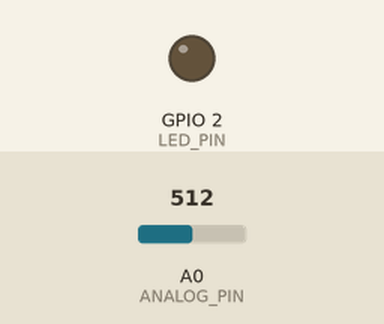
A sketch run on a simulated ESP8266 (NodeMCU). Parts: output pins drawn as LEDs (lit = HIGH). Inputs (shaded band) come from the test bench; at power-on: A0 (ANALOG_PIN) = 512. WiFi joins after 1.5 s; servers stay silent unless stated; what the sketch prints to the serial monitor is not drawn.

Above: at 0.85 s.
1.3 s: A0 (ANALOG_PIN) set to 316
4.3 s: A0 (ANALOG_PIN) set to 285
At 4.7 s:
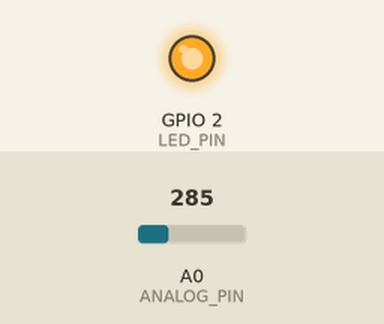
Timing chart, 0 to 7.3 s (numbered marks = the images above; inputs shaded):
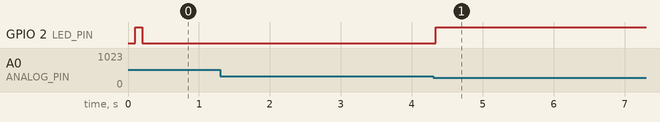

Measured:
- the behaviour switches between 300 and 299 on A0 (ANALOG_PIN) (found by bisection; images 0 and 1)
- after the input at 4.3 s, GPIO 2 (LED_PIN): LOW → HIGH at once

The sketch:

sketch_may26c.ino
```cpp
// including libraries
#include <Timer.h>
#include <ESP8266WiFi.h>
#include <WiFiClient.h>
#include <WiFiServer.h>
#include <WiFiUdp.h>

// callback function definition
typedef void (*CallBackFunction)();

// timer
Timer t;

// pins
#define LED_PIN 2
#define ANALOG_PIN 17

// declaring functions
bool detectClap(int threshold = 300);
bool onClapDetected(CallBackFunction callBack, int threshold = 300);
int getAnalogData(int sample = 7);
void startTimer();
void stopTimer();
void ledON();
void ledOFF();
void ledToggle();
void clap();
void Tweet();
String buildTweetString();

// declaring global variables
int analog_value = 0; // analog value
bool led_on; // led light status; false:OFF, true:ON
bool timer_running = false;
int timeOutEvent;
int clapCount = 0;
int clapWaitingTime = 3000; // ms

// Tweet Settings
String API = "C5DR39LUZFQGFA1J"; // api key for tweets
const char* ssid = "AndroidAP"; // wireless modem ssid
const char* password = "djpb2458"; // wireless password
String tweet = "";
WiFiClient client;

void setup() {
  Serial.begin(9600);
  pinMode(LED_PIN, OUTPUT);
  ledOFF();
}

// the loop function runs over and over again forever
void loop() {
  analog_value = getAnalogData();
  if (timer_running) {
    onClapDetected(clap);
  } else if (detectClap()) {
    startTimer();
    clap();
    delay(100);
  }
  t.update();
}

void startTimer() {
  timer_running = true;
  timeOutEvent = t.every(clapWaitingTime, stopTimer);
  Serial.println("Timer has been STARTED.");
}

void stopTimer() {
  timer_running = false;
  Serial.println("Timer has been STOPPED.");
  Serial.println("A Tweet is being sent..");
  Tweet();
  t.stop(timeOutEvent);
}

bool onClapDetected(CallBackFunction callBack, int threshold) {
  bool detected = detectClap(threshold);
  if (detected) {
    callBack();
  }

  return detected;
}

bool detectClap(int threshold) {
  //analog_value = analogRead(ANALOG_PIN);
  if (analog_value >= threshold) {

    return true;
  } else {

    return false;
  }
}

int getAnalogData(int sample) {
  int a = 0, t;
  for (int i; i < sample; i++) {
    t = analogRead(ANALOG_PIN);
    if (t > a) {
      a = t;
    }
  }
  return a;
}

// led-on
void ledON() {
  led_on = true;
  digitalWrite(LED_PIN, LOW);
}

// led-off
void ledOFF() {
  led_on = false;
  digitalWrite(LED_PIN, HIGH);
}

// led toggle
void ledToggle() {
  if (led_on == true) {
    ledOFF();
  } else {
    ledON();
  }
}

void clap() {
  Serial.println("CLAP!");
  ledON();
  clapCount++;
  delay(100);
  ledOFF();
  // reinitialize timer
  t.stop(timeOutEvent);
  timeOutEvent = t.every(clapWaitingTime, stopTimer);
}

void Tweet() {
  // connect to wifi
  WiFi.begin(ssid, password);

  // allow time to make connection
  while (WiFi.status() != WL_CONNECTED)
    delay(500);

  // if connection to thingspeak.com is successful, send your tweet!
  if (client.connect("184.106.153.149", 80))
  {
    client.print("GET /apps/thingtweet/1/statuses/update?key=" + API + "&status=" + buildTweetString() + " HTTP/1.1\r\n");
    client.print("Host: api.thingspeak.com\r\n");
    client.print("Accept: */*\r\n");
    client.print("User-Agent: Mozilla/4.0 (compatible; esp8266 Lua; Windows NT 5.1)\r\n");
    client.print("\r\n");
  }
}

String buildTweetString() {
  String tweet = "";
  for (int i = 0; i < clapCount; i++) {
    tweet  += "ŞAK!";
  }
  clapCount = 0;
  return tweet;
}
```
